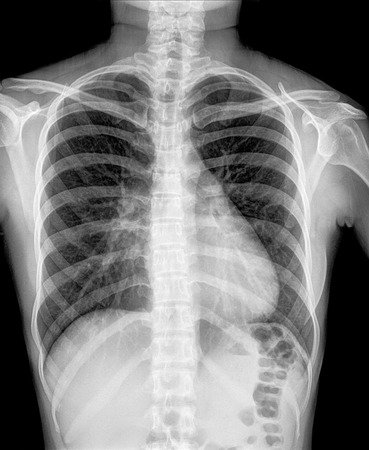
%> input picture MEDICAL_IMAGES/Filtrado Espacial/ImagenMedica.jpg, 369 x 450 px
$ octave imagenMedicaConRuidp.m   (GNU Octave 9; MATLAB toolbox functions it lacks are replaced by stand-ins)
%> lines starting %> are read from the running program, lines starting %| are printed output that depends on the picture
clc, clear, close all;

% cargar la imagen
img=imread("ImagenMedica.jpg");
%> img is the input picture: size 450x369 uint8; min 0, max 255, mean 123.9
% convertir a escala de grises
grayimg=im2gray(img);
% agregar ruido Gaussiano a la imagen
gauss_img=imnoise(grayimg,'gaussian',0,0.02);
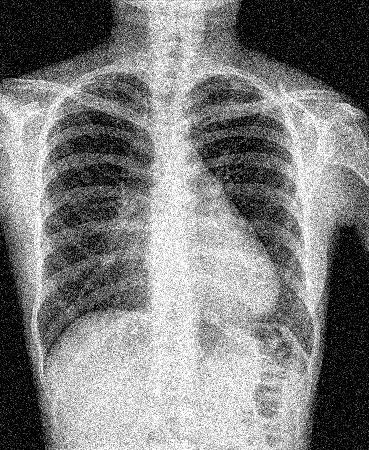
%> gauss_img: size 450x369 uint8; min 0, max 255, mean 125.9
% agregar ruido de Poisson a la imagen
poiss_img=imnoise(grayimg,'poisson');
% agregar ruido de sal y pimienta a la imagen
salpe_img=imnoise(grayimg,'salt & pepper', 0.05);
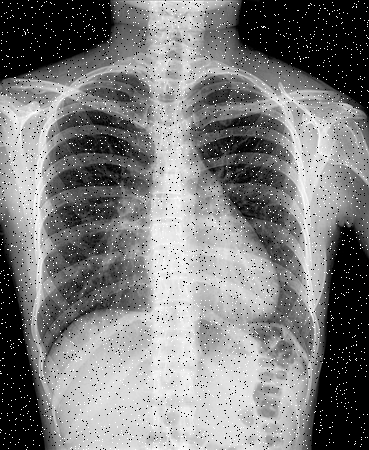
%> salpe_img: size 450x369 uint8; min 0, max 255, mean 124.2
% visualizar la imagen original y sus versiones con ruido
figure(1)
subplot(2,2,1)
imshow(grayimg);
title('Original')
subplot(2,2,2)
imshow(gauss_img);
title("Ruido Gaussiano, sigma=0.02")
subplot(2,2,3)
imshow(poiss_img);
title("Ruido de Poisson")
subplot(2,2,4)
imshow(salpe_img);
title("Ruido Sal y Pimienta, p=0.05")
sgtitle('Crear imágenes con ruido')
% guardar las imagenes con ruido
imwrite(gauss_img,"IM_gauss.png");
imwrite(poiss_img,"IM_poiss.png");
imwrite(salpe_img,"IM_salpe.png");

$ run again, with MEDICAL_IMAGES/Filtrado Espacial/BrainMR.png saved as MEDICAL_IMAGES/Filtrado Espacial/ImagenMedica.jpg
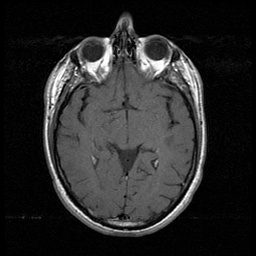
%> input picture MEDICAL_IMAGES/Filtrado Espacial/BrainMR.png, 256 x 256 px
%> img is the input picture: size 256x256x3 uint8; min 0, max 255, mean 41
%> `gauss_img=imnoise(grayimg,'gaussian',0,0.02);`:
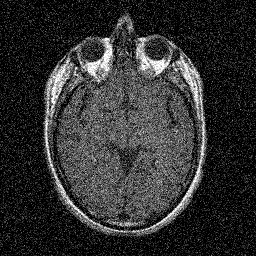
%> gauss_img: size 256x256 uint8; min 0, max 255, mean 48.5
%> `salpe_img=imnoise(grayimg,'salt & pepper', 0.05);`:
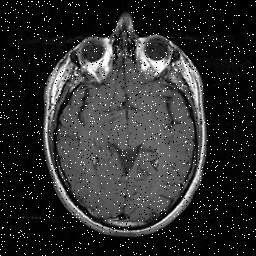
%> salpe_img: size 256x256 uint8; min 0, max 255, mean 45.4
